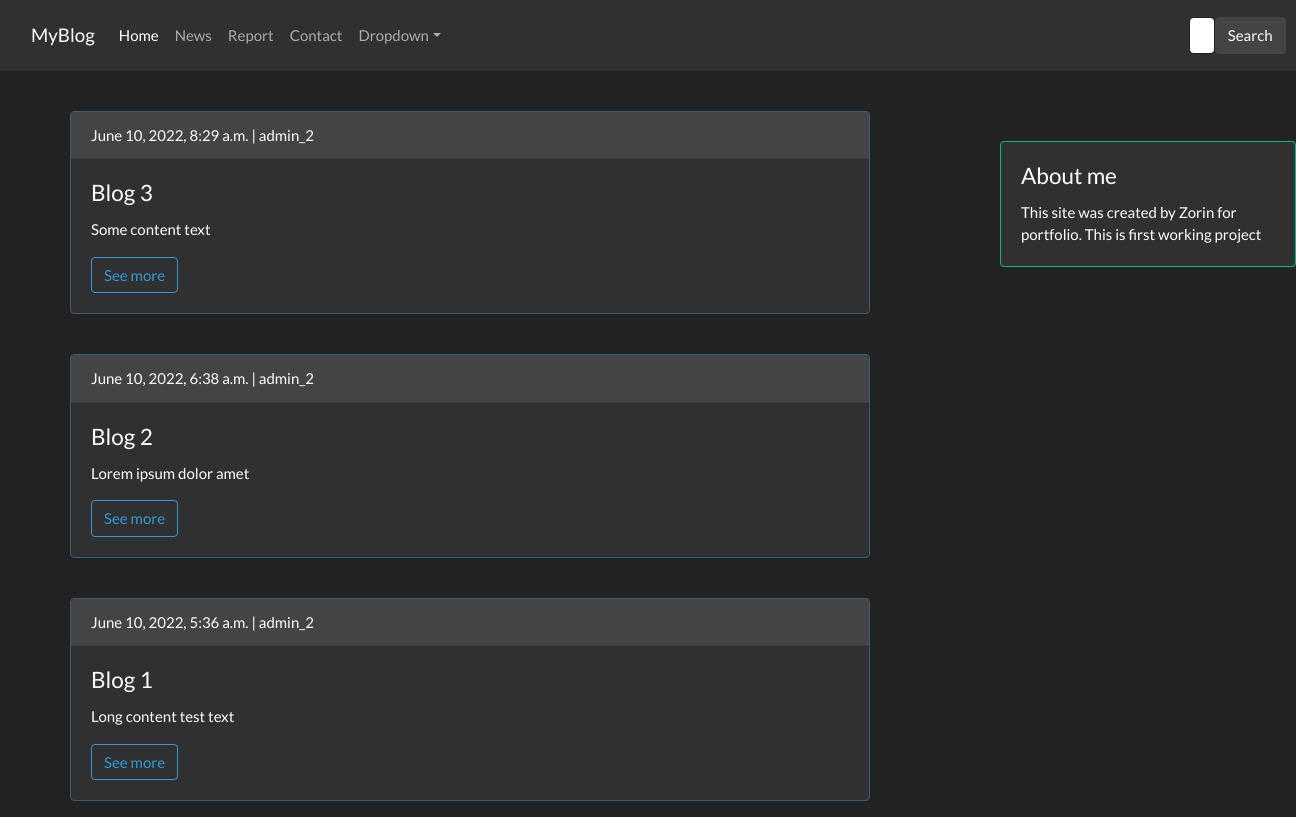
The page / on the database its author committed.
### blog/models.py (models this page shows, shortened)
class Post(models.Model):
    title = models.CharField(max_length=50)
    slug = models.SlugField(unique=True)
    author = models.ForeignKey(User, on_delete=models.CASCADE, related_name='blog_posts')
    content = models.TextField()
    added_at = models.DateTimeField(auto_now_add=True)
    show = models.BooleanField(default=0)
    def get_absolute_url(self):
        return reverse('post_detail', kwargs={'slug': self.slug})
    class Meta:
        ordering = ['-added_at']

### blog/views.py (the view)
# urls.py: path('', post_list, name='post_list'),
def post_list(request):
    search = request.GET.get('search', '')
    if search:
        posts = Post.objects.filter(
            title__icontains = search
        )
    else:
        posts = Post.objects.filter(show=True)
    context = {
        'posts': posts
    }
    return render(request, 'blog/index.html', context)

### blog/templates/blog/index.html
{% extends 'blog/base.html' %}
{% block content %}
<div class="card border-success mb-3" style="max-width: 20rem; margin-left: 1000px; position: absolute; margin-top: 70px;">
    <div class="card-body">
      <h4 class="card-title">About me</h4>
      <p class="card-text">This site was created by Zorin for portfolio. This is first working project</p>
    </div>
  </div>
{% for post in posts %}
<div class="card border-primary mb-3" style="max-width: 50rem; margin: 40px 0 0 70px;">
    <div class="card-header">{{ post.added_at }} | {{ post.author }}</div>
    <div class="card-body">
      <h4 class="card-title">{{ post.title }}</h4>
      <p class="card-text">{{ post.content }}</p>
      <a href="{{ post.get_absolute_url }}" style="color: white; text-decoration:none;"><button type="button" class="btn btn-outline-info">See more</button></a>
    </div>
  </div>
{% endfor %}
    {% endblock %}

### blog/templates/blog/base.html (shortened to what this page needs)
<!DOCTYPE html>
<html lang="en">
<head>
    <link rel="stylesheet" href="https://cdn.jsdelivr.net/npm/bootswatch@4.5.2/dist/darkly/bootstrap.min.css">
</head>
<body>
    <nav class="navbar navbar-expand-lg navbar-dark bg-dark">
        <div class="container-fluid">
          <a class="navbar-brand" href="{% url 'post_list' %}">MyBlog</a>
          <div class="collapse navbar-collapse" id="navbarColor02">
            <ul class="navbar-nav me-auto">
              <li class="nav-item">
                <a class="nav-link active" href="{% url 'post_list' %}">Home
                </a>
              </li>
              <li class="nav-item">
                <a class="nav-link" href="#">News</a>
              </li>
              <li class="nav-item">
                <a class="nav-link" href="#">Report</a>
              </li>
              <li class="nav-item">
                <a class="nav-link" href="#">Contact</a>
              </li>
              <li class="nav-item dropdown">
                <a class="nav-link dropdown-toggle" data-bs-toggle="dropdown" href="#" role="button" aria-haspopup="true" aria-expanded="false">Dropdown</a>
              </li>
            </ul>
            <form class="d-flex" action="{% url 'post_list' %}" style="margin-left: 740px;">
              <input class="form-control me-sm-2" type="text" placeholder="Search" name="search">
              <button class="btn btn-secondary my-2 my-sm-0" type="submit">Search</button>
            </form>
          </div>
        </div>
      </nav>
    {% block content %}
    {% endblock %}
</body>
</html>

### rows shown on the page
Post: added_at "June 10, 2022, 8:29 a.m.", author "admin_2", title "Blog 3", content "Some content text"
Post: added_at "June 10, 2022, 6:38 a.m.", author "admin_2", title "Blog 2", content "Lorem ipsum dolor amet"
Post: added_at "June 10, 2022, 5:36 a.m.", author "admin_2", title "Blog 1", content "Long content test text"
